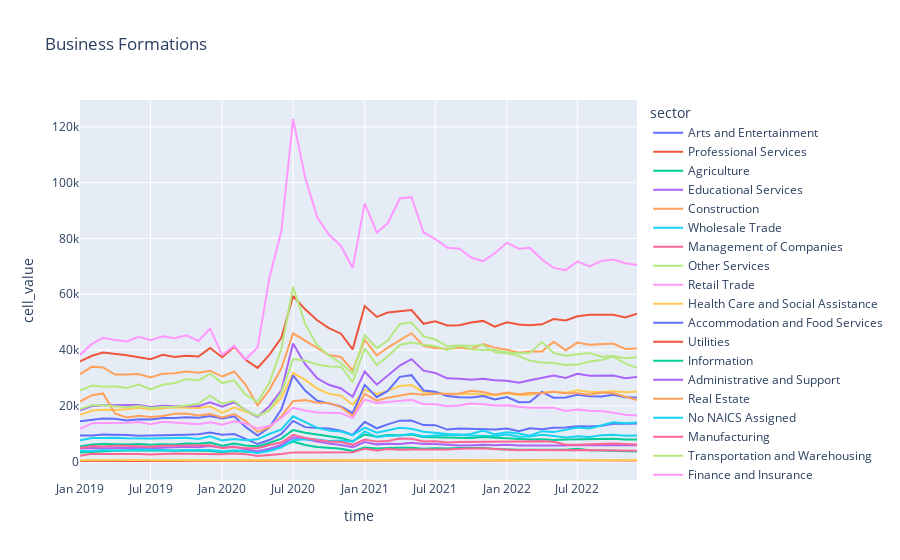

Source (notebook cell):
### Code cell
fig = px.line(census_data_seas_sectors, 
              x="time", y="cell_value",
              title='Business Formations', 
              color='sector')
fig.show()
